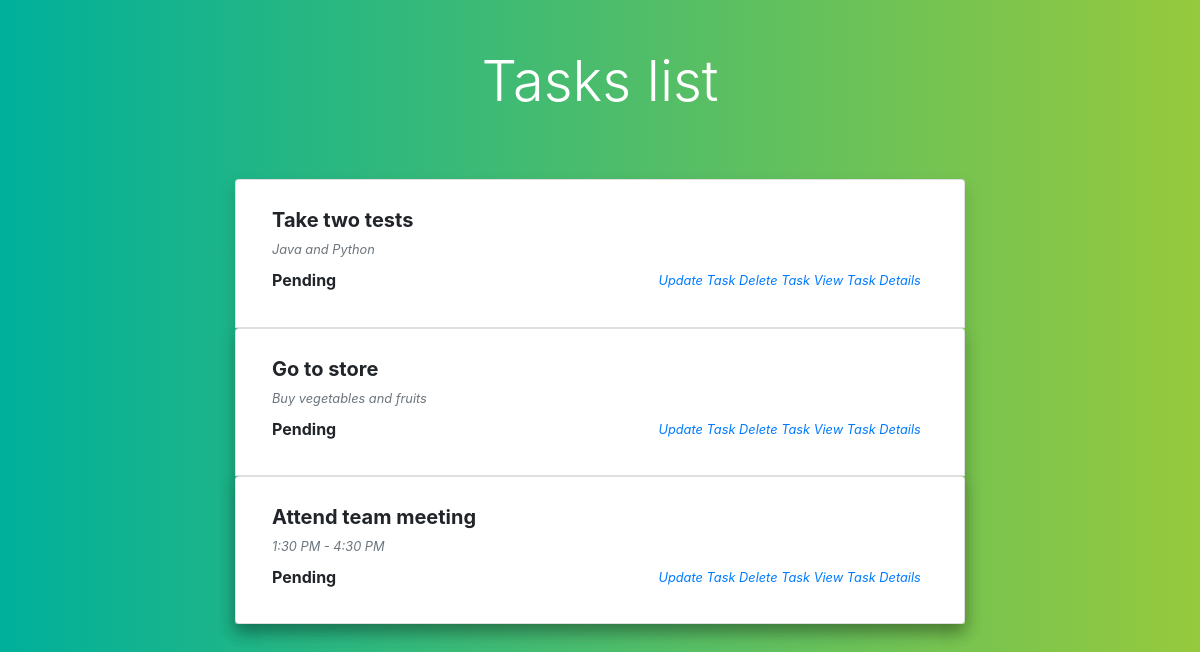
/show-tasks/, run on an earlier commit of the app's database.
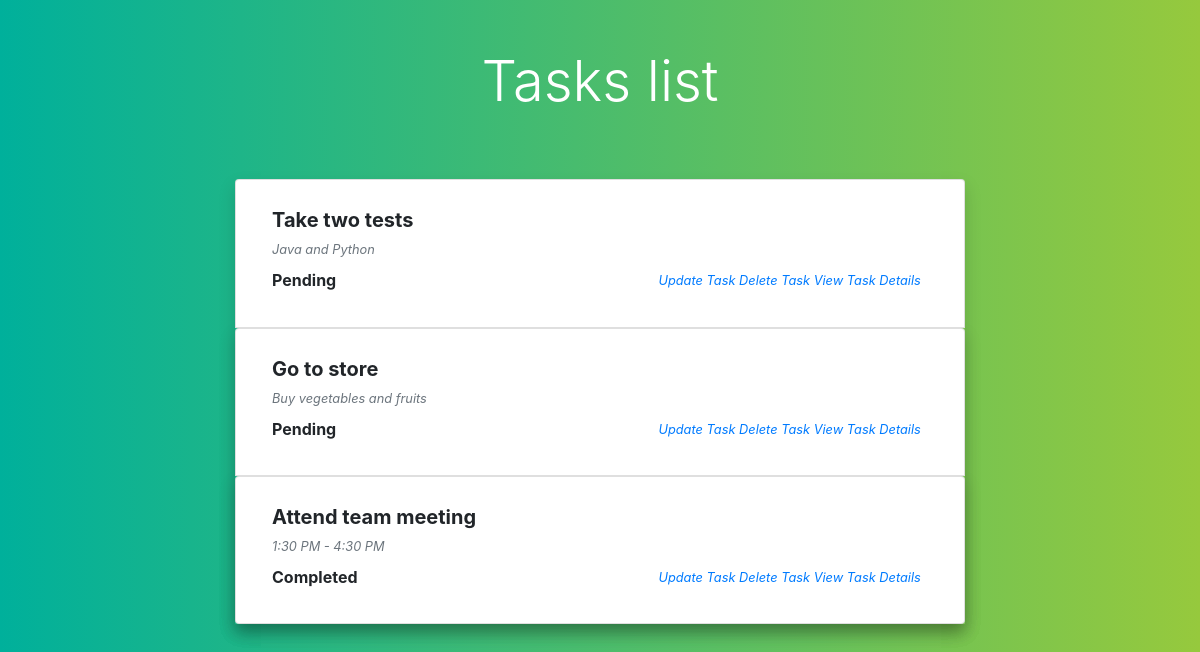
And on a later commit of the database.
### CRUDUsingClassApp/models.py (models this page shows)
class Tasks(models.Model):
    name = models.CharField(max_length=50)
    description = models.CharField(max_length=200)
    status = models.CharField(max_length=100)
    class Meta:
        db_table = "Tasks"

### CRUDUsingClassApp/views.py (the view)
# urls.py: path("show-tasks/", TaskList.as_view(), name = "TaskList"),
class TaskList(ListView):
    model = Tasks
    template_name = "show-tasks.html"
    context_object_name = "tasks_records"

### CRUDUsingClassApp/templates/show-tasks.html (shortened to what this page needs)
<!DOCTYPE html>
<html lang="en">
<head>
    <link rel="stylesheet" href="https://cdn.jsdelivr.net/npm/bootstrap@4.4.1/dist/css/bootstrap.min.css">
</head>
<body>
    <div class="container py-5">
        <div class="row text-center text-white mb-5">
          <div class="col-lg-7 mx-auto">
            <h1 class="display-4">Tasks list</h1>
          </div>
        </div>
        <div class="row">
          <div class="col-lg-8 mx-auto">
            {% for task in tasks_records %}
            <ul class="list-group shadow">
              <li class="list-group-item">
                <div class="media align-items-lg-center flex-column flex-lg-row p-3">
                  <div class="media-body order-2 order-lg-1">
                    <h5 class="mt-0 font-weight-bold mb-2">{{ task.name }}</h5>
                    <p class="font-italic text-muted mb-0 small">{{ task.description }}</p>
                    <div class="d-flex align-items-center justify-content-between mt-1">
                      <h6 class="font-weight-bold my-2">{{ task.status }}</h6>
                      <ul class="list-inline small">
                        <li class="list-inline-item m-0"><i class="fa fa-star text-success"><a href="{% url 'UpdateTask' task.pk %}">Update Task</a></i></li>
                        <li class="list-inline-item m-0"><i class="fa fa-star text-success"><a href="{% url 'DeleteTask' task.pk %}">Delete Task</a></i></li>
                        <li class="list-inline-item m-0"><i class="fa fa-star text-success"><a href="{% url 'DetailViewTask' task.pk %}">View Task Details</a></i></li>
                      </ul>
                    </div>
                  </div>
                </div>
              </li>
              {% endfor %}
            </ul>
          </div>
        </div>
      </div>
</body>
</html>

What changed in the data, as far as the page shows it:
changed Tasks "Attend team meeting": status "Pending" → "Completed"
